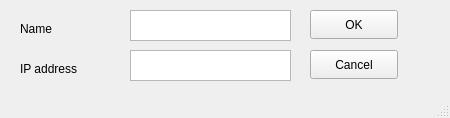
<?xml version="1.0" encoding="UTF-8"?>
<ui version="4.0">
 <class>MainWindow</class>
 <widget class="QMainWindow" name="MainWindow">
  <property name="geometry">
   <rect>
    <x>0</x>
    <y>0</y>
    <width>450</width>
    <height>118</height>
   </rect>
  </property>
  <property name="windowTitle">
   <string>Add new address list item</string>
  </property>
  <widget class="QWidget" name="centralwidget">
   <widget class="QLabel" name="label">
    <property name="geometry">
     <rect>
      <x>20</x>
      <y>20</y>
      <width>56</width>
      <height>17</height>
     </rect>
    </property>
    <property name="text">
     <string>Name</string>
    </property>
   </widget>
   <widget class="QTextEdit" name="addressField">
    <property name="geometry">
     <rect>
      <x>130</x>
      <y>50</y>
      <width>161</width>
      <height>31</height>
     </rect>
    </property>
   </widget>
   <widget class="QTextEdit" name="nameField">
    <property name="geometry">
     <rect>
      <x>130</x>
      <y>10</y>
      <width>161</width>
      <height>31</height>
     </rect>
    </property>
   </widget>
   <widget class="QPushButton" name="cancelButton">
    <property name="geometry">
     <rect>
      <x>310</x>
      <y>50</y>
      <width>88</width>
      <height>29</height>
     </rect>
    </property>
    <property name="text">
     <string>Cancel</string>
    </property>
   </widget>
   <widget class="QLabel" name="label_2">
    <property name="geometry">
     <rect>
      <x>20</x>
      <y>60</y>
      <width>91</width>
      <height>17</height>
     </rect>
    </property>
    <property name="text">
     <string>IP address</string>
    </property>
   </widget>
   <widget class="QPushButton" name="okButton">
    <property name="geometry">
     <rect>
      <x>310</x>
      <y>10</y>
      <width>88</width>
      <height>29</height>
     </rect>
    </property>
    <property name="text">
     <string>OK</string>
    </property>
   </widget>
  </widget>
  <widget class="QStatusBar" name="statusbar"/>
 </widget>
 <resources/>
 <connections/>
</ui>
